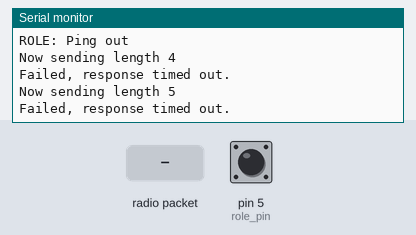
Recording of a sketch running on a simulated Arduino Uno, built with avr-gcc and run on an emulated ATmega328P. On the bench: the last lines printed to the serial monitor. The test bench sets the inputs (shaded band); at power-on: pin 5 (role_pin) HIGH. No radio packets arrive unless stated.

Above: at 1.2 s.
1.3 s: radio packet "1" arrives
At 2.76 s:
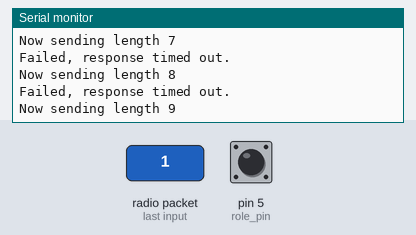
2.8 s: radio packet "0" arrives
At 4.26 s:
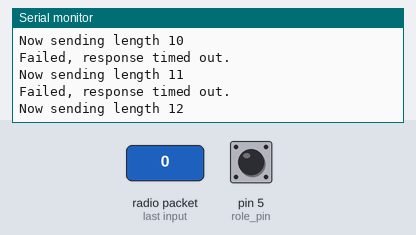
4.3 s: radio packet "2" arrives
At 11.74 s:
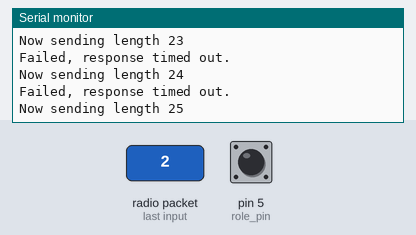
Timing chart, 0 to 11.8 s (numbered marks = the images above; inputs shaded):
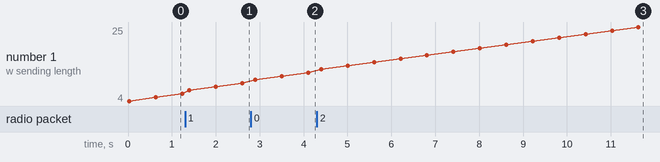

The sketch:

pingpair_dyn.ino
```cpp
// (licence header left out)
/**
 * Example using Dynamic Payloads
 *
 * This is an example of how to use payloads of a varying (dynamic) size.
 */

#include <SPI.h>
#include "nRF24L01.h"
#include "RF24.h"

//
// Hardware configuration
//

// Set up nRF24L01 radio on SPI bus plus pins 7 & 8

RF24 radio(7,8);

// sets the role of this unit in hardware.  Connect to GND to be the 'pong' receiver
// Leave open to be the 'ping' transmitter
const int role_pin = 5;

//
// Topology
//

// Radio pipe addresses for the 2 nodes to communicate.
const uint64_t pipes[2] = { 0xF0F0F0F0E1LL, 0xF0F0F0F0D2LL };

//
// Role management
//
// Set up role.  This sketch uses the same software for all the nodes
// in this system.  Doing so greatly simplifies testing.  The hardware itself specifies
// which node it is.
//
// This is done through the role_pin
//

// The various roles supported by this sketch
typedef enum { role_ping_out = 1, role_pong_back } role_e;

// The debug-friendly names of those roles
const char* role_friendly_name[] = { "invalid", "Ping out", "Pong back"};

// The role of the current running sketch
role_e role;

//
// Payload
//

const int min_payload_size = 4;
const int max_payload_size = 32;
const int payload_size_increments_by = 1;
int next_payload_size = min_payload_size;

char receive_payload[max_payload_size+1]; // +1 to allow room for a terminating NULL char

void setup(void)
{
  //
  // Role
  //

  // set up the role pin
  pinMode(role_pin, INPUT);
  digitalWrite(role_pin,HIGH);
  delay(20); // Just to get a solid reading on the role pin

  // read the address pin, establish our role
  if ( digitalRead(role_pin) )
    role = role_ping_out;
  else
    role = role_pong_back;

  //
  // Print preamble
  //

  Serial.begin(115200);

  Serial.println(F("RF24/examples/pingpair_dyn/"));
  Serial.print(F("ROLE: "));
  Serial.println(role_friendly_name[role]);

  //
  // Setup and configure rf radio
  //

  radio.begin();

  // enable dynamic payloads
  radio.enableDynamicPayloads();

  // optionally, increase the delay between retries & # of retries
  radio.setRetries(5,15);

  //
  // Open pipes to other nodes for communication
  //

  // This simple sketch opens two pipes for these two nodes to communicate
  // back and forth.
  // Open 'our' pipe for writing
  // Open the 'other' pipe for reading, in position #1 (we can have up to 5 pipes open for reading)

  if ( role == role_ping_out )
  {
    radio.openWritingPipe(pipes[0]);
    radio.openReadingPipe(1,pipes[1]);
  }
  else
  {
    radio.openWritingPipe(pipes[1]);
    radio.openReadingPipe(1,pipes[0]);
  }

  //
  // Start listening
  //

  radio.startListening();

  //
  // Dump the configuration of the rf unit for debugging
  //

  radio.printDetails();
}

void loop(void)
{
  //
  // Ping out role.  Repeatedly send the current time
  //

  if (role == role_ping_out)
  {
    // The payload will always be the same, what will change is how much of it we send.
    static char send_payload[] = "ABCDEFGHIJKLMNOPQRSTUVWXYZ789012";

    // First, stop listening so we can talk.
    radio.stopListening();

    // Take the time, and send it.  This will block until complete
    Serial.print(F("Now sending length "));
    Serial.println(next_payload_size);
    radio.write( send_payload, next_payload_size );

    // Now, continue listening
    radio.startListening();

    // Wait here until we get a response, or timeout
    unsigned long started_waiting_at = millis();
    bool timeout = false;
    while ( ! radio.available() && ! timeout )
      if (millis() - started_waiting_at > 500 )
        timeout = true;

    // Describe the results
    if ( timeout )
    {
      Serial.println(F("Failed, response timed out."));
    }
    else
    {
      // Grab the response, compare, and send to debugging spew
      uint8_t len = radio.getDynamicPayloadSize();

      // If a corrupt dynamic payload is received, it will be flushed
      if(!len){
        return;
      }

      radio.read( receive_payload, len );

      // Put a zero at the end for easy printing
      receive_payload[len] = 0;

      // Spew it
      Serial.print(F("Got response size="));
      Serial.print(len);
      Serial.print(F(" value="));
      Serial.println(receive_payload);
    }

    // Update size for next time.
    next_payload_size += payload_size_increments_by;
    if ( next_payload_size > max_payload_size )
      next_payload_size = min_payload_size;

    // Try again 1s later
    delay(100);
  }

  //
  // Pong back role.  Receive each packet, dump it out, and send it back
  //

  if ( role == role_pong_back )
  {
    // if there is data ready
    while ( radio.available() )
    {

      // Fetch the payload, and see if this was the last one.
      uint8_t len = radio.getDynamicPayloadSize();

      // If a corrupt dynamic payload is received, it will be flushed
      if(!len){
        continue;
      }

      radio.read( receive_payload, len );

      // Put a zero at the end for easy printing
      receive_payload[len] = 0;

      // Spew it
      Serial.print(F("Got response size="));
      Serial.print(len);
      Serial.print(F(" value="));
      Serial.println(receive_payload);

      // First, stop listening so we can talk
      radio.stopListening();

      // Send the final one back.
      radio.write( receive_payload, len );
      Serial.println(F("Sent response."));

      // Now, resume listening so we catch the next packets.
      radio.startListening();
    }
  }
}
// vim:cin:ai:sts=2 sw=2 ft=cpp
```

Measured:
- after the input at 1.3 s, the serial monitor: prints a new line at once (image 1)
- after the input at 2.8 s, the serial monitor: prints a new line at once (image 2)
- after the input at 4.3 s, the serial monitor: prints a new line at once (image 3)
- plotted number 1: 6 → 9 after the input at 1.3 s, 9 → 12 after the input at 2.8 s, 12 → 25 after the input at 4.3 s
